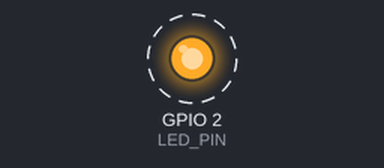
Simulated run of this sketch. Board: ESP32. On the bench: output pins drawn as LEDs (lit = HIGH). Dashed ring = blinking.

Above: at 0.2 s.
Timing chart, 0 to 3.5 s (numbered marks = the images above):
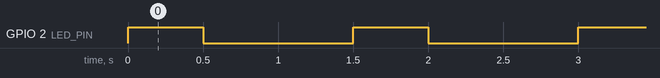

Measured:
- by itself, GPIO 2 (LED_PIN): alternates HIGH for 0.50 s and LOW for 1.0 s

The sketch:

Transmitter.ino
```cpp
#include <esp_now.h>
#include <WiFi.h>

#define LED_PIN 2

uint8_t broadcastAddress[] = {0xFF, 0xFF, 0xFF, 0xFF, 0xFF, 0xFF};

typedef struct {
  char text[32];
} message;

message myMessage;

void setup() {
  Serial.begin(115200);
  WiFi.mode(WIFI_STA);

  pinMode(LED_PIN, OUTPUT);
  digitalWrite(LED_PIN, LOW);

  if (esp_now_init() != ESP_OK) {
    Serial.println("ESP-NOW init failed");
    return;
  }

  esp_now_peer_info_t peerInfo = {};
  memcpy(peerInfo.peer_addr, broadcastAddress, 6);
  peerInfo.channel = 0;
  peerInfo.encrypt = false;
  esp_now_add_peer(&peerInfo);

  strcpy(myMessage.text, "Pass: EVA!!! ROOM: ARCHIVE II");
}

void loop() {
  digitalWrite(LED_PIN, HIGH);
  delay(500);
  esp_now_send(broadcastAddress, (uint8_t *)&myMessage, sizeof(myMessage));
  digitalWrite(LED_PIN, LOW);

  delay(1000);
}
```
